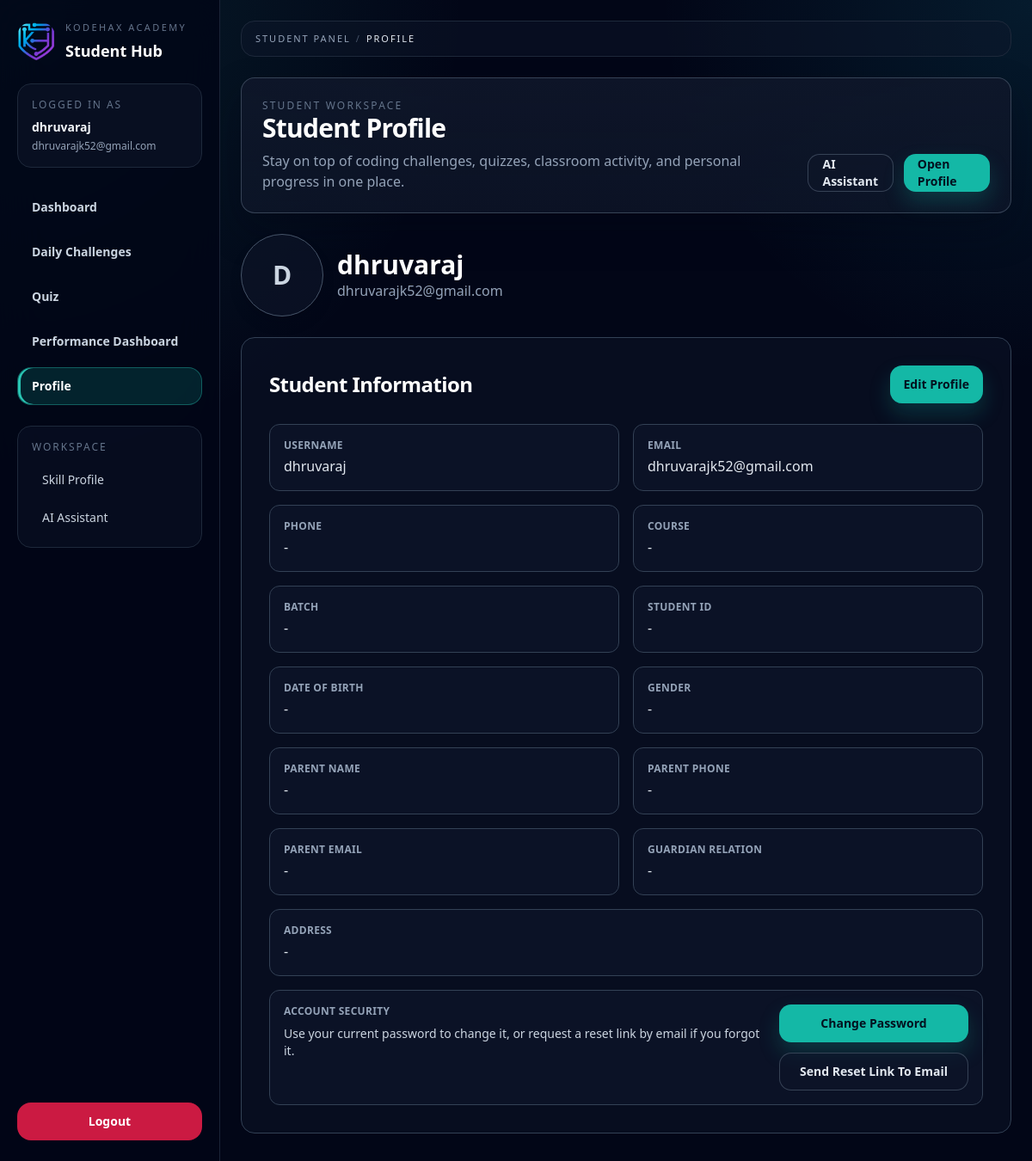
The page /student/profile/ (signed in) on the database its author committed.
### users/models.py (models this page shows, shortened)
class User(AbstractUser):
    ROLE_CHOICES = (
        ('student', 'Student'),
        ('teacher', 'Teacher'),
        ('admin', 'Admin'),
    )
    role = models.CharField(max_length=10, choices=ROLE_CHOICES)
    is_email_verified = models.BooleanField(default=False)
    last_otp_verified_at = models.DateTimeField(null=True, blank=True)

### student/models.py (models this page shows, shortened)
class StudentProfile(models.Model):
    user = models.OneToOneField(
        settings.AUTH_USER_MODEL,
        on_delete=models.CASCADE
    )
    profile_picture = models.ImageField(upload_to="student_profiles/", blank=True, null=True)
    phone_number = models.CharField(max_length=15, blank=True)
    address = models.TextField(blank=True)
    course = models.CharField(max_length=100, blank=True)
    batch = models.CharField(max_length=100, blank=True)
    student_id = models.CharField(max_length=50, blank=True)
    date_of_birth = models.DateField(blank=True, null=True)
    gender = models.CharField(max_length=20, blank=True)
    parent_name = models.CharField(max_length=100, blank=True)
    parent_phone = models.CharField(max_length=15, blank=True)
    parent_email = models.EmailField(blank=True)
    guardian_relation = models.CharField(max_length=50, blank=True)

### student/views.py (the view)
# urls.py: path("student/profile/", _stub_view, name="student_profile"),
@login_required
def student_profile(request):
    profile, _ = StudentProfile.objects.get_or_create(user=request.user)
    return render(request, "student/profile.html", {"profile": profile})

### teacher/context_processors.py (called while the page is built, shortened)
def teacher_profile_nav(request):
    if not request.user.is_authenticated:
        return {}
    if getattr(request.user, "role", None) != "teacher":
        return {}

### users/templatetags/breadcrumbs.py (called while the page is built)
def _safe_reverse(url_name):
    try:
        return reverse(url_name)
    except NoReverseMatch:
        return None

def _build_items(root_label, root_url, labels, section_urls, kwargs):
    items = [{"label": root_label, "url": root_url, "current": len(labels) == 0}]
    for index, label in enumerate(labels):
        is_current = index == len(labels) - 1
        items.append(
            {
                "label": label,
                "url": _resolve_section_url(label, section_urls, kwargs) if not is_current else None,
                "current": is_current,
            }
        )
    return items

### templates/student/profile.html
{% extends "student/profile/profile.html" %}

### templates/student/profile/profile.html (shortened to what this page needs)
{% extends "student/base.html" %}
{% block header %}Student Profile{% endblock %}
{% block content %}
<div class="space-y-6 pb-20 md:pb-0">
<div class="mb-2 flex flex-col items-center gap-4 text-center sm:flex-row sm:items-center sm:text-left reveal">
    {% if profile.profile_picture %}
        <img src="{{ profile.profile_picture.url }}"
             class="h-24 w-24 rounded-full object-cover border border-slate-600 shadow-lg shadow-slate-950/30">
    {% else %}
        <div class="flex h-24 w-24 items-center justify-center rounded-full border border-slate-600 bg-slate-900/60 text-3xl font-black text-slate-300 shadow-lg shadow-slate-950/30">
          {{ request.user.username|first|upper }}
        </div>
    {% endif %}
    <div>
        <h2 class="text-2xl font-bold text-white sm:text-3xl">{{ request.user.username }}</h2>
        <p class="break-all text-sm text-slate-400 sm:text-base">{{ request.user.email }}</p>
    </div>
</div>
<div class="mx-auto max-w-4xl reveal delay-1">
  <div class="rounded-2xl border border-slate-700 bg-slate-900/45 p-6 sm:p-8">
    <div class="mb-6 hidden flex-col gap-4 sm:flex-row sm:items-center sm:justify-between md:flex">
      <h2 class="text-2xl font-bold tracking-tight text-white">Student Information</h2>
      <a href="{% url 'edit_student_profile' %}" class="btn-primary inline-flex h-11 items-center justify-center px-4 text-sm">
        Edit Profile
      </a>
    </div>
    <div class="hidden grid-cols-1 gap-4 sm:grid-cols-2 md:grid">
      <div class="rounded-xl border border-slate-700 bg-slate-900/60 p-4 hover-lift">
        <p class="text-xs font-semibold uppercase tracking-wide text-slate-400">Username</p>
        <p class="mt-1 text-slate-200">{{ request.user.username }}</p>
      </div>
      <div class="rounded-xl border border-slate-700 bg-slate-900/60 p-4 hover-lift">
        <p class="text-xs font-semibold uppercase tracking-wide text-slate-400">Email</p>
        <p class="mt-1 text-slate-200 break-all">{{ request.user.email }}</p>
      </div>
      <div class="rounded-xl border border-slate-700 bg-slate-900/60 p-4 hover-lift">
        <p class="text-xs font-semibold uppercase tracking-wide text-slate-400">Phone</p>
        <p class="mt-1 text-slate-200">{{ profile.phone_number|default:"-" }}</p>
      </div>
      <div class="rounded-xl border border-slate-700 bg-slate-900/60 p-4 hover-lift">
        <p class="text-xs font-semibold uppercase tracking-wide text-slate-400">Course</p>
        <p class="mt-1 text-slate-200">{{ profile.course|default:"-" }}</p>
      </div>
      <div class="rounded-xl border border-slate-700 bg-slate-900/60 p-4 hover-lift">
        <p class="text-xs font-semibold uppercase tracking-wide text-slate-400">Batch</p>
        <p class="mt-1 text-slate-200">{{ profile.batch|default:"-" }}</p>
      </div>
      <div class="rounded-xl border border-slate-700 bg-slate-900/60 p-4 hover-lift">
        <p class="text-xs font-semibold uppercase tracking-wide text-slate-400">Student ID</p>
        <p class="mt-1 text-slate-200">{{ profile.student_id|default:"-" }}</p>
      </div>
      <div class="rounded-xl border border-slate-700 bg-slate-900/60 p-4 hover-lift">
        <p class="text-xs font-semibold uppercase tracking-wide text-slate-400">Date of Birth</p>
        <p class="mt-1 text-slate-200">{{ profile.date_of_birth|date:"d M Y"|default:"-" }}</p>
      </div>
      <div class="rounded-xl border border-slate-700 bg-slate-900/60 p-4 hover-lift">
        <p class="text-xs font-semibold uppercase tracking-wide text-slate-400">Gender</p>
        <p class="mt-1 text-slate-200">{{ profile.gender|default:"-" }}</p>
      </div>
      <div class="rounded-xl border border-slate-700 bg-slate-900/60 p-4 hover-lift">
        <p class="text-xs font-semibold uppercase tracking-wide text-slate-400">Parent Name</p>
        <p class="mt-1 text-slate-200">{{ profile.parent_name|default:"-" }}</p>
      </div>
      <div class="rounded-xl border border-slate-700 bg-slate-900/60 p-4 hover-lift">
        <p class="text-xs font-semibold uppercase tracking-wide text-slate-400">Parent Phone</p>
        <p class="mt-1 text-slate-200">{{ profile.parent_phone|default:"-" }}</p>
      </div>
      <div class="rounded-xl border border-slate-700 bg-slate-900/60 p-4 hover-lift">
        <p class="text-xs font-semibold uppercase tracking-wide text-slate-400">Parent Email</p>
        <p class="mt-1 text-slate-200 break-all">{{ profile.parent_email|default:"-" }}</p>
      </div>
      <div class="rounded-xl border border-slate-700 bg-slate-900/60 p-4 hover-lift">
        <p class="text-xs font-semibold uppercase tracking-wide text-slate-400">Guardian Relation</p>
        <p class="mt-1 text-slate-200">{{ profile.guardian_relation|default:"-" }}</p>
      </div>
    </div>
    <div class="mt-4 rounded-xl border border-slate-700 bg-slate-900/60 p-4 hover-lift">
      <p class="text-xs font-semibold uppercase tracking-wide text-slate-400">Address</p>
      <p class="mt-1 text-slate-200 whitespace-pre-line">{{ profile.address|default:"-" }}</p>
    </div>
    <div class="mt-4 rounded-xl border border-slate-700 bg-slate-900/60 p-4 hover-lift">
      <div class="flex flex-col gap-3 sm:flex-row sm:items-start sm:justify-between">
        <div>
          <p class="text-xs font-semibold uppercase tracking-wide text-slate-400">Account Security</p>
          <p class="mt-2 text-sm text-slate-300">Use your current password to change it, or request a reset link by email if you forgot it.</p>
        </div>
        <div class="flex flex-col gap-3 sm:min-w-[220px]">
          <a href="{% url 'profile_change_password' %}" class="btn-primary inline-flex h-11 items-center justify-center px-4 text-sm">Change Password</a>
          <form method="post" action="{% url 'profile_send_reset_link' %}">
            <button type="submit" class="btn-muted inline-flex h-11 w-full items-center justify-center px-4 text-sm">Send Reset Link To Email</button>
          </form>
        </div>
      </div>
    </div>
  </div>
</div>
</div>
{% endblock %}

### templates/student/base.html (shortened to what this page needs)
{% load static breadcrumbs %}
<!DOCTYPE html>
<html lang="en">
<head>
    <script src="https://cdn.tailwindcss.com"></script>
</head>
<body class="min-h-screen overflow-x-hidden">
{% with current_path=request.path %}
<div class="min-h-screen flex flex-col lg:flex-row">
    <aside class="hidden lg:block w-64 shrink-0 border-r border-slate-800/90 bg-slate-950/85 backdrop-blur-xl">
        <div class="flex h-screen flex-col px-5 py-6">
            <div class="reveal">
                <div class="flex items-center gap-3">
                    <img src="{% static 'image/image.png' %}" alt="Kodehax Academy logo" class="h-11 w-11 rounded-2xl object-cover">
                    <div>
                        <p class="text-[11px] uppercase tracking-[0.22em] text-slate-500">Kodehax Academy</p>
                        <h1 class="mt-1 text-lg font-black text-white">Student Hub</h1>
                    </div>
                </div>
                <div class="mt-6 rounded-2xl border border-slate-800 bg-slate-900/55 p-4">
                    <p class="text-xs uppercase tracking-[0.16em] text-slate-500">Logged in as</p>
                    <p class="mt-2 truncate text-sm font-semibold text-slate-100">{{ request.user.username }}</p>
                    <p class="mt-1 truncate text-xs text-slate-400">{{ request.user.email }}</p>
                </div>
            </div>
            <nav class="mt-6 space-y-2 reveal delay-1">
                <a href="{% url 'student_dashboard' %}" class="nav-link {% if '/student/dashboard/' in current_path %}active{% else %}text-slate-300{% endif %} flex min-h-11 items-center rounded-2xl px-4 text-sm font-semibold">
                    Dashboard
                </a>
                <a href="{% url 'daily_challenges_today' %}" class="nav-link {% if '/daily-challenges/' in current_path %}active{% else %}text-slate-300{% endif %} flex min-h-11 items-center rounded-2xl px-4 text-sm font-semibold">
                    Daily Challenges
                </a>
                <a href="{% url 'view_assignments' %}" class="nav-link {% if '/student/assignments/' in current_path %}active{% else %}text-slate-300{% endif %} flex min-h-11 items-center rounded-2xl px-4 text-sm font-semibold">
                    Quiz
                </a>
                <a href="{% url 'student_performance_dashboard' %}" class="nav-link {% if '/student/performance/' in current_path %}active{% else %}text-slate-300{% endif %} flex min-h-11 items-center rounded-2xl px-4 text-sm font-semibold">
                    Performance Dashboard
                </a>
                <a href="{% url 'student_profile' %}" class="nav-link {% if '/student/profile/' in current_path %}active{% else %}text-slate-300{% endif %} flex min-h-11 items-center rounded-2xl px-4 text-sm font-semibold">
                    Profile
                </a>
            </nav>
            <div class="mt-6 rounded-2xl border border-slate-800 bg-slate-900/45 p-4 reveal delay-2">
                <p class="text-xs uppercase tracking-[0.16em] text-slate-500">Workspace</p>
                <div class="mt-3 space-y-2 text-sm">
                    <a href="{% url 'skill_assessment_profile' %}" class="block rounded-xl px-3 py-2 text-slate-300 transition hover:bg-slate-900 hover:text-white">Skill Profile</a>
                    <a href="{% url 'chat_page' %}" class="block rounded-xl px-3 py-2 text-slate-300 transition hover:bg-slate-900 hover:text-white">AI Assistant</a>
                </div>
            </div>
            <div class="mt-auto pt-6">
                <a href="{% url 'logout' %}" class="inline-flex h-11 w-full items-center justify-center rounded-2xl bg-rose-600/90 px-4 text-sm font-semibold text-white transition hover:bg-rose-500">
                    Logout
                </a>
            </div>
        </div>
    </aside>
    <div class="flex min-h-screen flex-1 flex-col">
        <main class="flex-1 overflow-y-auto custom-scroll">
            <div class="px-4 py-5 pb-28 sm:px-6 sm:py-6 sm:pb-28 lg:pb-8">
                <div class="mx-auto max-w-7xl space-y-6">
                    <div class="hidden rounded-2xl border border-slate-800 bg-slate-900/45 px-4 py-3 text-xs text-slate-400 lg:block">
                        {% module_breadcrumbs "student" %}
                    </div>
                    <section class="surface-card reveal p-5 sm:p-6">
                        <div class="flex flex-col gap-4 sm:flex-row sm:items-end sm:justify-between">
                            <div>
                                <p class="text-xs uppercase tracking-[0.18em] text-slate-500 lg:block hidden">Student Workspace</p>
                                <h1 class="text-xl font-black tracking-tight text-white md:text-2xl lg:text-3xl">{% block header %}Student Dashboard{% endblock %}</h1>
                                <p class="mt-2 text-sm text-slate-400 md:text-base">{% block header_subtitle %}Stay on top of coding challenges, quizzes, classroom activity, and personal progress in one place.{% endblock %}</p>
                            </div>
                            <div class="hidden items-center gap-3 lg:flex">
                                <a href="{% url 'chat_page' %}" class="btn-muted inline-flex h-11 items-center justify-center px-4 text-sm">AI Assistant</a>
                                <a href="{% url 'student_profile' %}" class="btn-primary inline-flex h-11 items-center justify-center px-4 text-sm">Open Profile</a>
                            </div>
                        </div>
                    </section>
                    {% block content %}{% endblock %}
                </div>
            </div>
        </main>
    </div>
</div>
{% endwith %}
</body>
</html>

### templates/student/base.html (style rules this page uses)
:root { --bg: #020617; --surface: #0f172a; --surface-soft: rgba(15, 23, 42, 0.76); --surface-elevated: rgba(15, 23, 42, 0.92); --border: rgba(71, 85, 105, 0.72); --text: #e2e8f0; --muted: #94a3b8; --accent: #14b8a6; }
body { background-color: var(--bg); background-image: radial-gradient(circle at top left, rgba(45, 212, 191, 0.12), transparent 30%), radial-gradient(circle at top right, rgba(34, 211, 238, 0.1), transparent 24%), linear-gradient(180deg, rgba(2, 6, 23, 0.98), rgba(2, 6, 23, 1)); color: var(--text); }
.glass-card, .surface-card { background: linear-gradient(180deg, rgba(15, 23, 42, 0.9), rgba(15, 23, 42, 0.74)); border: 1px solid var(--border); border-radius: 1rem; box-shadow: 0 20px 45px rgba(2, 6, 23, 0.28); }
.hover-lift { transition: transform 220ms ease, box-shadow 220ms ease, border-color 220ms ease; }
.btn-primary { background: var(--accent); color: #03111f; border-radius: 0.875rem; font-weight: 700; transition: 180ms ease; box-shadow: 0 12px 24px rgba(20, 184, 166, 0.22); }
.btn-muted { border: 1px solid var(--border); background: rgba(15, 23, 42, 0.55); color: var(--text); border-radius: 0.875rem; font-weight: 600; transition: 180ms ease; }
.nav-link, .mobile-tab { transition: 180ms ease; }
.nav-link { border: 1px solid transparent; }
.nav-link.active { background: rgba(20, 184, 166, 0.16); border-color: rgba(45, 212, 191, 0.34); color: #ffffff; box-shadow: inset 3px 0 0 0 rgba(45, 212, 191, 0.92); }
.custom-scroll { scrollbar-width: thin; scrollbar-color: rgba(45, 212, 191, 0.9) rgba(15, 23, 42, 0.24); }
.reveal { animation: revealUp 420ms ease both; }
.delay-1 { animation-delay: 70ms; }
.delay-2 { animation-delay: 140ms; }

### rows shown on the page
User: user.username "dhruvaraj", user.email "dhruvarajk52@gmail.com", user.username|first "D"
StudentProfile: phone_number "-", course "-", batch "-", student_id "-", date_of_birth "-", gender "-", parent_name "-", parent_phone "-", parent_email "-", guardian_relation "-", address "-"

### other values the page prints
{{ item.label }} "STUDENT PANEL"
{{ item.label }} "PROFILE"
